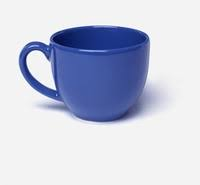
#> input picture cup.jfif, 200 x 185 px
$ python bk.py
#> lines starting #> are read from the running program, lines starting #| are printed output that depends on the picture; after the words box and inside, x2 and y2 are one past the last pixel; in counts of white or black regions, pixels touching at a corner belong together
import cv2 as cv
import numpy as np

img = cv.imread('cup.jfif',0)
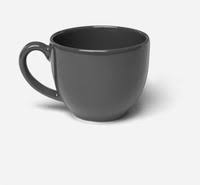
#> img: shape (185, 200); min 3, max 255, mean 202.1
print(img.shape)
#| (185, 200)
x,y = img.shape[0],img.shape[1]
#> x = 185; y = 200
print(x,y)
#| 185 200

'''new_img = np.zeros((x,y,1))

for i in range(x):
    for j in range(y):
        new_img[i][j]=img[i][j][0]
        #new_img.extend(img[i][j][0])

print(new_img.shape)
print(new_img)'''


for i in range(x):
    for j in range(y):
        if img[i][j] < 255/2:
            img[i][j]=0
        else:
            img[i][j]=255
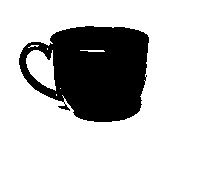
#> img: shape (185, 200); 76.6% white; 1 black region, box (x1, y1, x2, y2) and area: (19, 26, 149, 122) 8656


img = np.pad(img,((1,1),(1,1)),'minimum')
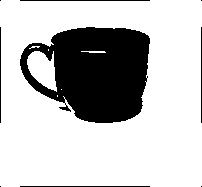
#> img: shape (187, 202); 75.9% white; 9 black regions (4 under 20 px), largest, box (x1, y1, x2, y2) and area: (20, 27, 150, 123) 8656, (20, 0, 150, 1) 130, (20, 186, 150, 187) 130, (0, 27, 1, 123) 96, (201, 27, 202, 123) 96

#cv.imshow('image',new_img)

x,y = img.shape[0],img.shape[1]
#> x = 187; y = 202
print(x,y)
#| 187 202
print(img)
#> (printed output is left out)

cv.imshow('image',img)
cv.waitKey(0)
cv.destroyAllWindows()
